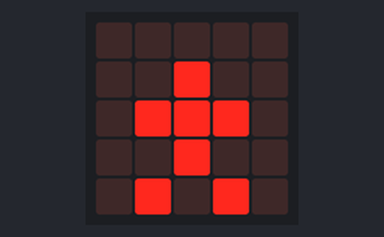
A program run on a simulated BBC micro:bit (MakeCode). On the bench: the board's 5×5 LED display.

Above: at 0.6 s.
At 1.4 s:
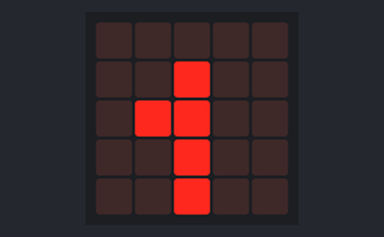
At 1.8 s:
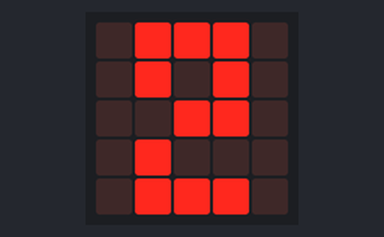

Measured:
- by itself, everything shown: repeats every 2.0 s, in 5 steps
- what the display in image 0 shows lasts 0.4 s, from 0.4 s to 0.8 s

The program:

main.ts
```typescript
basic.forever(function () {
    basic.showLeds(`
        . . . . .
        . . . . .
        . . . . .
        . . . . .
        . . . . .
        `)
})
basic.forever(function () {
    basic.showLeds(`
        . . . . .
        . . # . .
        . # # # .
        . . # . .
        . # . # .
        `)
})
basic.forever(function () {
    basic.showLeds(`
        . . . . .
        . . . . .
        . . . . .
        . . . . .
        . . . . .
        `)
})
basic.forever(function () {
    basic.showLeds(`
        . . . . .
        . . # . .
        . # # . .
        . . # . .
        . . # . .
        `)
})
basic.forever(function () {
    basic.showLeds(`
        . # # # .
        . # . # .
        . . # # .
        . # . . .
        . # # # .
        `)
})
```

test.ts
```typescript
// testes vão aqui; isto não será compilado quando este pacote for usado como uma extensão.
```
